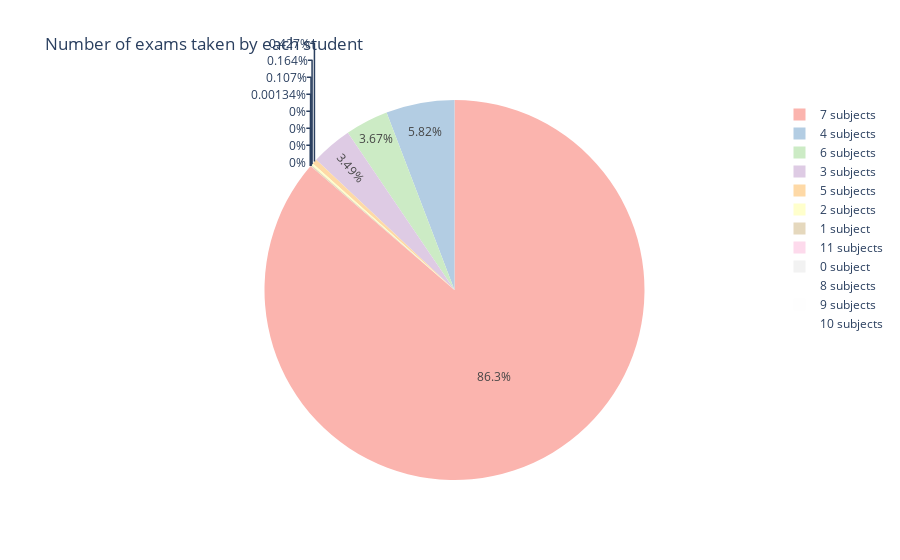

This figure's notebook cell:
### Code cell
import plotly.express as px

# Random Data
 
fig = px.pie(values = combination, names = labels, 
             color_discrete_sequence = px.colors.qualitative.Pastel1,title = 'Number of exams taken by each student')
fig.show()

### Figure 1 — Plotly figure (JSON) as saved in the notebook; plotly's stock layout.template omitted (floating-point values rounded to 4 significant figures)
{"data": [{"domain": {"x": [0, 1], "y": [0, 1]}, "hovertemplate": "label=%{label}<br>value=%{value}<extra></extra>", "labels": ["0 subject", "1 subject", "2 subjects", "3 subjects", "4 subjects", "5 subjects", "6 subjects", "7 subjects", "8 subjects", "9 subjects", "10 subjects", "11 subjects"], "legendgroup": "", "name": "", "showlegend": true, "type": "pie", "values": [0, 80, 122, 2598, 4334, 318, 2730, 64261, 0, 0, 0, 1]}], "layout": {"legend": {"tracegroupgap": 0}, "piecolorway": ["rgb(251,180,174)", "rgb(179,205,227)", "rgb(204,235,197)", "rgb(222,203,228)", "rgb(254,217,166)", "rgb(255,255,204)", "rgb(229,216,189)", "rgb(253,218,236)", "rgb(242,242,242)"], "title": {"text": "Number of exams taken by each student"}}}
